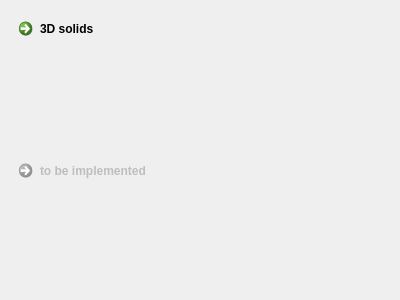
<?xml version="1.0" encoding="UTF-8"?>
<ui version="4.0">
 <class>NewProjectWizardPage2</class>
 <widget class="QWizardPage" name="NewProjectWizardPage2">
  <property name="geometry">
   <rect>
    <x>0</x>
    <y>0</y>
    <width>400</width>
    <height>300</height>
   </rect>
  </property>
  <property name="windowTitle">
   <string>WizardPage</string>
  </property>
  <property name="title">
   <string>Start a new project</string>
  </property>
  <property name="subTitle">
   <string>Select project type</string>
  </property>
  <layout class="QVBoxLayout" name="verticalLayout">
   <item>
    <widget class="QCommandLinkButton" name="commandLink3DSolids">
     <property name="text">
      <string>3D solids</string>
     </property>
     <property name="checkable">
      <bool>true</bool>
     </property>
     <property name="autoExclusive">
      <bool>true</bool>
     </property>
    </widget>
   </item>
   <item>
    <widget class="QCommandLinkButton" name="commandLinkToBeImplemented">
     <property name="enabled">
      <bool>false</bool>
     </property>
     <property name="text">
      <string>to be implemented</string>
     </property>
     <property name="checkable">
      <bool>true</bool>
     </property>
     <property name="autoExclusive">
      <bool>true</bool>
     </property>
    </widget>
   </item>
  </layout>
 </widget>
 <resources/>
 <connections/>
</ui>
